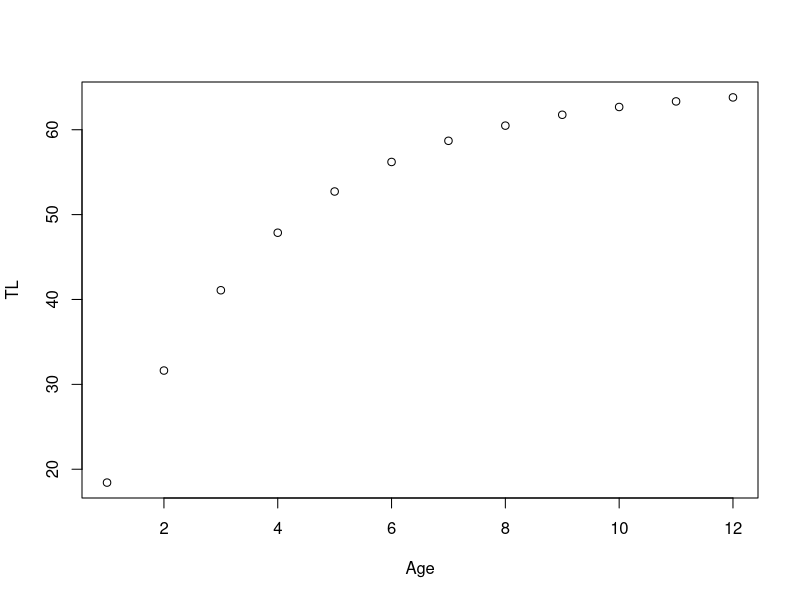
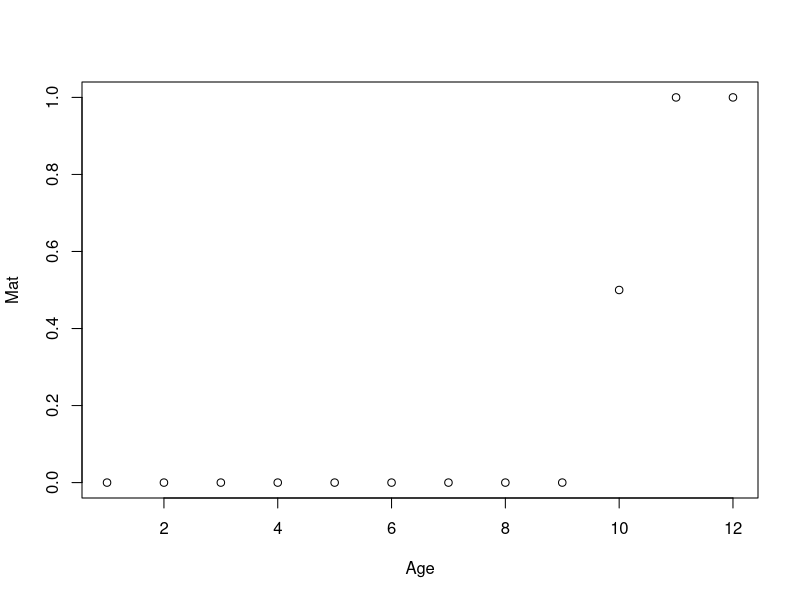
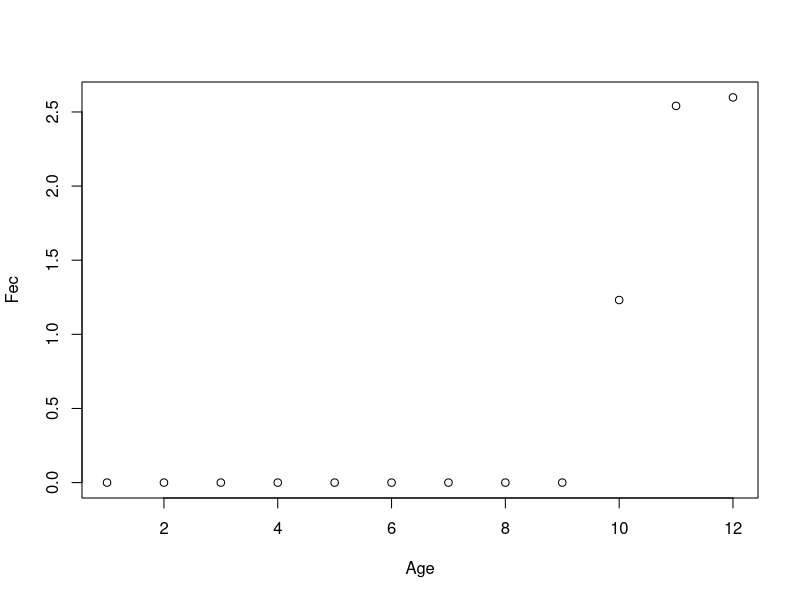
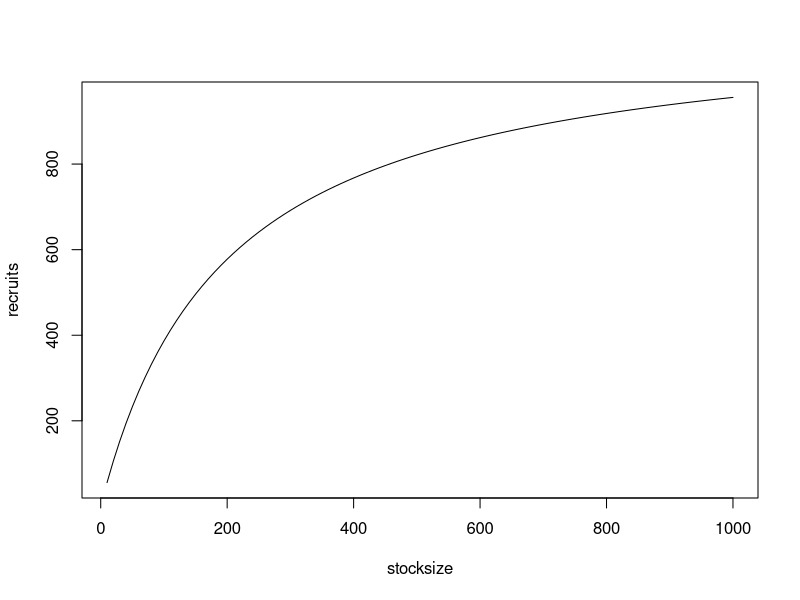
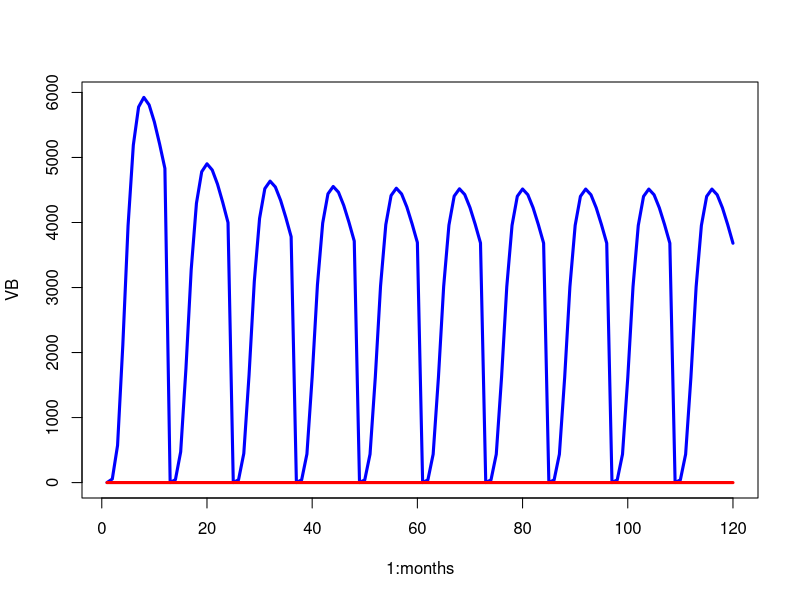

Generate these figures, in order, with R:
### 10/30/2020 Turning generic AS model into monthly scallops 
#   -first make monthly
#   -then input more realistic scallop parms

### Remaining to do:
#     -Probably want to allow the scallops to live maybe 18 months? This would also allow for the possibility that some scallops can
#           -spawn twice. Seems ballpark that this would be a proportion <50% but greater than 10%
#     -make harvest season explicit (i.e. vulnerability off of age or month as opposed to size) or having a vul to harvest and vul to retention
#     -deal with animals that can spawn before they're killed, so need an aggregator to sum eggs in non-recruit months.
#     -consider spatial issues




rm(list = ls())

################################################################################
# Parameters #
################################################################################

### Constants, life history and fishery ###
  amax = 12    #Going to be changed to 18, maximum age, in months *possibly taken from Geiger 2010
  Ro = 1000       #recruitment at unfished conditions *made up, theoretical
  CR = 8          #recruitment compensation ratio *guessed, could look back at CR of other bivalves
  vbk = 4/12      #von bertelanfy metabolic parameter *initially guessed by manually matching to barber and blake, lines kinda up with Wolf & Mendo
  vblinf = 65     #von bertelanfy length infinity parameter, mm shell height *from Geiger
  vbt0 = 0        #von bertelanfy t0 parameter *made up
  alw = 0.0001   #length weight alometry parameter, just altered so asympt. wt = ~ 1 oz, probably *Made up, Jen is going to check on data for this
  alwb = 3        #length weight alometry b parm
  #next 3 parms may be informed by Jen's current study 
  wmat = 12       #weight at maturity *values tied to when we thought 50% maturity occurred in months, then to weights, so this changes with alw
  amat = 10       #age at 50% maturity
  msd = .1        #standard deviation of maturity *made up, will update
  vlh = 50        #length at 50% vulnerability *guessed, Jen will check on histograms
  vsd = 5        #standard deviation of length at 50% vulnerability
  M = 0.2        #natural mortality *Jen's work had the monthly of .17 - .23 (daily 0.0057 - 0.0078) *intial guess was 0.35       
  TLref = vblinf*0.5  #this is the reference length for M--i.e. at what length are we assuming length-invariant M is being measured. 
                      #So, the M=0.35 above is saying M is constant over all ages/sizes, which is probably wrong. But to use the Lorenzen-type 
                      #mortality scaling, we need to say what the constant M is representing.
  lorenzc = 1     #exponent of the scaling of mortality with length. 

  effort=0     #fixing effort at a constant level, so changing to deterministic (non-dynamic) effort
  q=0.0003        #fixing q at a constant
  U = 0           #harvest rate, used for equilibrium calculations only. In the model harvest rate (hr) is used as 1-exp(-effort *catchability), allowing for time varying effort
 
### Age-specifc vectors ###
  Age = seq(1,amax)                             #Age
  TL = vblinf*(1-exp(-vbk*(Age-vbt0)))          #Total length
  Wt = (alw*(TL)^alwb)                          #Weight
  Vul = 1/(1+exp(-(TL-vlh)/vsd))                #Vulnerability
  #Surv = (1+vblinf/TL*(exp(vbk)-1))^(-M/vbk)    #Survival in each time step, could have alterantively done: exp(-Madult*linf/base_len)
  Surv = exp(-(M*TLref/TL))^lorenzc             #another, simpler way of looking at age-varying survival. Note this will produce more variation than the above method
  Lo = vector(length=amax); Lo[1]=1;  for (i in 2:amax){Lo[i]=Lo[i-1]*Surv[i-1]}; #Lo[Amax] = Lo[(Amax-1)]*surv[(Amax-1)]/(1-surv[(Amax-1)])       #survivorship in unfished condtions with special survivorship for terminal age
  Lfished = vector(length=amax); Lfished[1]=1;  for (i in 2:amax){Lfished[i]=Lfished[i-1]*Surv[i-1]*(1-U*Vul[i-1])}; #Lfished[Amax] = Lfished[(Amax-1)]*surv[(Amax-1)]*(1-U*vul[(Amax-1)])/(1-surv[(Amax-1)]*(1-U*vul[(Amax-1)]))       #Standard with special calculation for terminal fished survivorship

  Mat = 1/(1+exp(-(Age-amat)/msd))                #Vulnerability
  Fec = .1*Mat*Wt # the 0.1 is from the Barber & Blake paper, but Jen will double check
  #Fec = ifelse((Wt-Wt[amat])<0,0,Wt-Wt[amat])           #Fecundity

plot(Age, TL)
plot(Age, Mat)
plot(Age, Fec)







### Calculations from vectors ###
  epro = sum(Lo*Fec)                    #eggs-per-recruit unfished conditions
  eprf = sum(Lfished*Fec)               #eggs-per-recruit fished conditions
  bpro = sum(Wt,Lo)                     #biomass-per-recruit unfished conditions
  npro = sum(Lo)                        #numbers-per-recruit unfished conditions
  vbpro = sum(Vul*Wt*Lo)                #vulnerable biomass per recruit unfished conditions
  vbprf = sum(Vul*Wt*Lfished)           #vulnerable biomiass per recruit fished conditions
  spr = epro/eprf                       #spawning potential ratio
  bo = Ro*bpro                          #biomass at unfished condtions
  no = Ro*npro                          #numbers at unfished conditions
  vbo = Ro*vbpro                        #vulnerable biomass at unfished conditions
  #recruitment parms and calcs#
    bha = CR/epro                         #beverton holt a parm
    bhb = (CR-1)/(Ro*epro)                #beverton holt b parm
    r.eq = (bha*eprf-1)/(bhb*eprf)        #equilibrium recruitment
    yield.eq = U*vbprf*r.eq

    #looking at the beverton holt stock-recruit relationships--you can change CR and re-run to see how this changes
      stocksize <- seq(10, 1000, length.out=100)
      recruits <- bha*stocksize/(1+bhb*stocksize)
      plot(stocksize,recruits, type="l")

################################################################################
### time and age dynamics ###
################################################################################
  months = 120
  #setting up space for model outputs
    eggs = vector(length=months); N=vector(length=months); B=vector(length=months); VB=vector(length=months); hr=vector(length=months); 
    yield = vector(length=months); cpue = vector(length=months); qt = vector(length=months); et = vector(length=months); 

  #numbers at age of fish
  nage = matrix(0,months,amax)                                                     #set up matrix
      #initializing first year age structure
      nage[1,1]=Ro#*Lo                                                              #numbers at age, year 1
      #initializing first year of all year dependent values, note, these must go in a specific order
      eggs[1]= sum(Fec*nage[1,])                                                  #first value of eggs !!!! need to check to make sure this is correct
      #proc_err[1] = 0 #rnorm(1,0,sdpro)                                              #first value of process error
      N[1] = sum(nage[1,])                                                        #first value of total numbers
      B[1] = sum(nage[1,]*Wt)                                                     #first value of total biomass
      VB[1] = sum(nage[1,]*Wt*Vul)                                                #first value of vulernable biomass
      qt[1] = q                                                                   #Here fixing q at a constant
      et[1] = effort                                                              #Here fixing effort at a constant
      hr[1] = 1-exp(-qt[1]*et[1])                                                 #first value of harvest rate
      yield[1] = hr[1]*VB [1]                                                     #first value of yield
      cpue[1] = yield[1]/et[1]                                                    #first value of cpue

      #calculations for vectors--i.e. year but not age varying components of model
      for( i in 2:months) {
        #recruitment
          nage[i,1] = 0              #the recruitment without process error
          if(i %% 12==1){
            nage[i,1] = bha*eggs[i-1]/(1+bhb*eggs[i-1])              #the recruitment without process error
               }

        #nage[i,1] = bha*eggs[i-1]/(1+bhb*eggs[i-1])              #the recruitment without process error
        #nage[i,1] = bha*eggs[i-1]/(1+bhb*eggs[i-1])*exp(proc_err[i-1])              #the recruitment each year, a product of beverton holt, eggs, and process error ****note this is going to be changed to be a function of a habitat dependent b parmameter, see DD habitat excel file

          for(j in 2:amax) {
          nage[i,j] = nage[i-1,j-1]*Surv[j-1]*(1-Vul[j-1]*hr[i-1])
          }
          
        eggs[i] = sum(Fec*nage[i,])                                               #eggs in each year is simply the sum of numbers at age in that year * Fecundity
        N[i] = sum(nage[i,])                                                      #total numbers, sum of numbers at each age
        B[i] = sum(nage[i,]*Wt)                                                   #total biomass, sum of numbers at age * weight at age
        VB[i] = sum(nage[i,]*Wt*Vul)                                              #vulernable biomass, sum of numbers at age * weight at age * vul at age
        qt[i] = q                                                                  #catchability when fixed as a constant
        et[i] = effort                                                             #effort when fixed as a constant
        hr[i] = 1-exp(-qt[i]*et[i])                                                #harvest rate, depends on effort and q
        yield[i] = hr[i]*VB [i]                                                    #yield, dependent on hr and vulnerable biomass
        cpue[i] = yield[i]/et[i]                                                   #cpue, yeild/effort
      }

################################################################################
### Report ###
################################################################################
  #Simple plot of VB, effort
    plot(1:months, VB, type="l", col="blue", lwd=3, ylim=c(0, max(VB)))
    lines(1:months, et, col="red", lwd=3)

